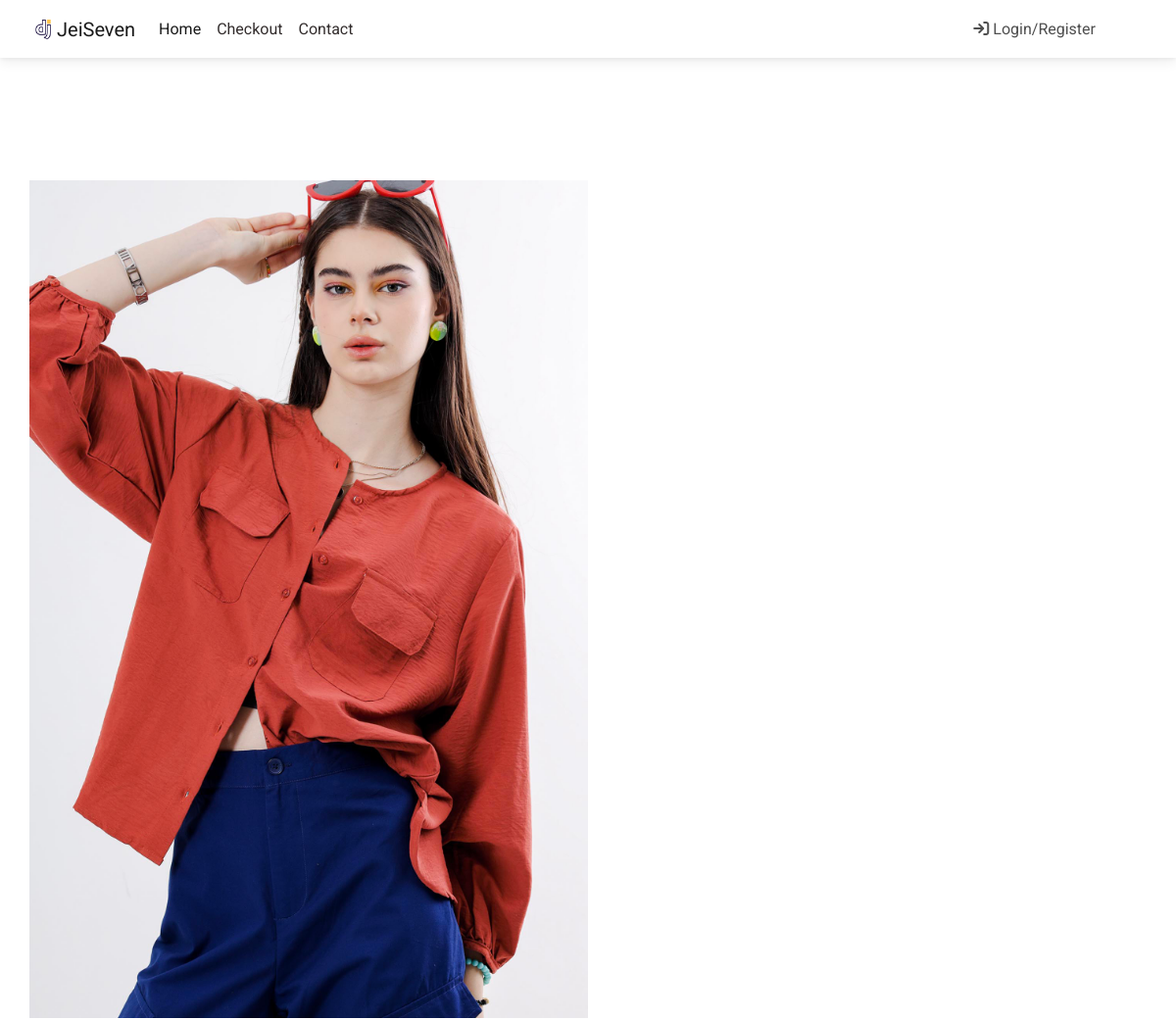
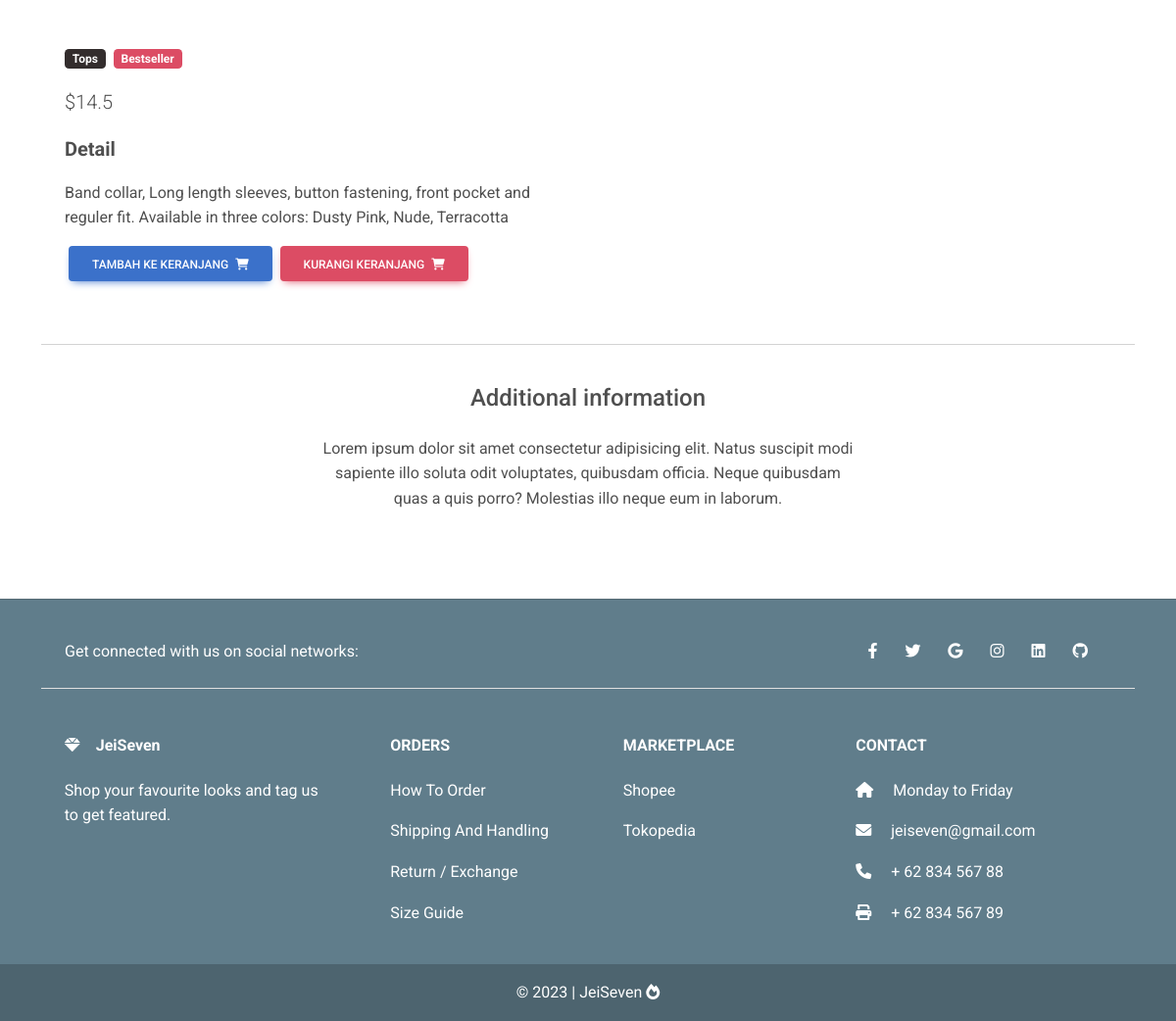
The app's page /product/shella-sirt/ with its own data (2 pictures, top to bottom).
### toko/models.py (models this page shows, shortened)
class ProdukItem(models.Model):
    nama_produk = models.CharField(max_length=100)
    harga = models.FloatField()
    harga_diskon = models.FloatField(blank=True, null=True)
    slug = models.SlugField(unique=True)
    deskripsi = models.TextField()
    gambar = models.ImageField(upload_to='product_pics')
    label = models.CharField(choices=PILIHAN_LABEL, max_length=4)
    kategori = models.CharField(choices=PILIHAN_KATEGORI, max_length=2)
    def get_add_to_cart_url(self):
        return reverse("toko:add-to-cart", kwargs={
            "slug": self.slug
            })
    def get_remove_from_cart_url(self):
        return reverse("toko:remove-from-cart", kwargs={
            "slug": self.slug
            })

### toko/views.py (the view)
# urls.py: path('product/<slug>/', views.ProductDetailView.as_view(), name='produk-detail'),
class ProductDetailView(generic.DetailView):
    template_name = 'product_detail.html'
    queryset = ProdukItem.objects.all()

### ecomm/templates/product_detail.html (shortened to what this page needs)
{% extends 'base.html' %}
{% block content%}
<main class="mt-5 pt-4">
    <div class="container mt-5">
        <div class="row">
            <div class="col-md-6 mb-4">
                <img src="{{ object.gambar.url }}" class="img-fluid" alt="" />
            </div>
            <div class="col-md-6 mb-4">
                <div class="p-4">
                    <div class="mb-3">
                        <a href="">
                            <span class="badge bg-dark me-1">{{ object.get_kategori_display }}</span>
                        </a>
                        {% if object.label == 'NEW' %}
                        <a href="">
                            <span class="badge bg-{{ object.get_label_display }} me-1">New</span>
                        </a>
                        {% elif object.label == 'SALE' %}
                        <a href="">
                            <span class="badge bg-{{ object.get_label_display }} me-1">Sale</span>
                        </a>
                        {% else %}
                        <a href="">
                            <span class="badge bg-{{ object.get_label_display }} me-1">Bestseller</span>
                        </a>
                        {% endif %}
                    </div>
                    <p class="lead">
                        {% if object.harga_diskon %}
                        <span class="me-1">
                            <del>${{ object.harga }}</del>
                        </span>
                        <span>${{ object.harga_diskon }}</span>
                        {% else %}
                        <span>${{ object.harga }}</span>
                        {% endif %}
                    </p>
                    <strong><p style="font-size: 20px;">Detail</p></strong>
                    <p>{{ object.deskripsi }}</p>
                    <a href="{{ object.get_add_to_cart_url }}" class="btn btn-primary ms-1">
                        Tambah ke keranjang
                        <i class="fas fa-shopping-cart ms-1"></i>
                    </a>
                    <a href="{{ object.get_remove_from_cart_url }}" class="btn btn-danger ms-1" >
                        Kurangi keranjang
                        <i class="fas fa-shopping-cart ms-1"></i>
                    </a>
                </div>
            </div>
        </div>
        <hr />
        <div class="row d-flex justify-content-center">
            <div class="col-md-6 text-center">
                <h4 class="my-4 h4">Additional information</h4>
                <p>Lorem ipsum dolor sit amet consectetur adipisicing elit. Natus suscipit modi sapiente illo soluta odit voluptates, quibusdam officia. Neque quibusdam quas a quis porro? Molestias illo neque eum in laborum.</p>
            </div>
        </div>
        <div class="row">
            <div class="col-lg-4 col-md-12 mb-4">
            </div>
            <div class="col-lg-4 col-md-6 mb-4">
            </div>
            <div class="col-lg-4 col-md-6 mb-4">
            </div>
        </div>
    </div>
</main>
{% endblock content%}

### records on screen
ProdukItem: gambar (picture), kategori "Tops", harga "14.5", deskripsi "Band collar, Long length sleeves, button fastening, front pocket and reguler fit. Available in three colors: Dusty Pink, Nude, Terracotta"
